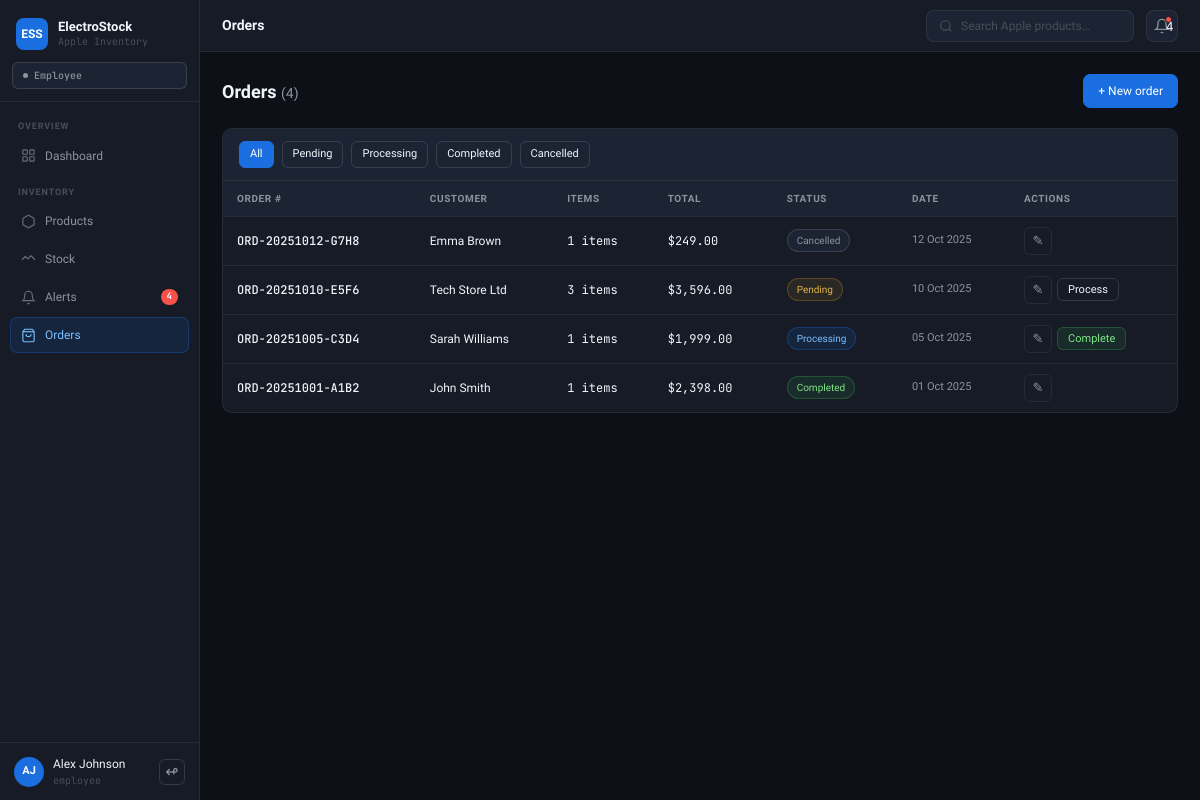
/.history/orders/index_20260507101733.php (signed in), run on the app's committed database.
### tables this page shows
CREATE TABLE orders (
  id           INT AUTO_INCREMENT PRIMARY KEY,
  order_number VARCHAR(20)  NOT NULL UNIQUE,
  customer     VARCHAR(120) NOT NULL,
  status       ENUM('pending','processing','completed','cancelled') NOT NULL DEFAULT 'pending',
  total        DECIMAL(10,2) NOT NULL DEFAULT 0.00,
  notes        TEXT,
  created_by   INT  NOT NULL,
  created_at   TIMESTAMP DEFAULT CURRENT_TIMESTAMP,
  updated_at   TIMESTAMP DEFAULT CURRENT_TIMESTAMP ON UPDATE CURRENT_TIMESTAMP,
  FOREIGN KEY (created_by) REFERENCES users(id) ON DELETE CASCADE
);

### .history/classes/Order_20260507200738.php (called while the page is built, shortened)
<?php
class Order {
    private mysqli $conn;
    public function __construct(mysqli $conn) {
        $this->conn = $conn;
    }
    public function getAll(?string $status = null): mysqli_result {
        $where = $status ? "WHERE o.status = '" . mysqli_real_escape_string($this->conn, $status) . "'" : '';
        return mysqli_query($this->conn,
            "SELECT o.*, u.full_name AS created_by_name,
                    (SELECT COUNT(*) FROM order_items WHERE order_id = o.id) AS item_count
             FROM orders o
             JOIN users u ON u.id = o.created_by
             $where
             ORDER BY o.created_at DESC");
    }
}

### auth/session.php (called while the page is built, shortened)
<?php
function h($s) { return htmlspecialchars((string)$s, ENT_QUOTES, 'UTF-8'); }

### .history/orders/index_20260507101733.php (the view, shortened to what this page needs)
<?php
require_once "../includes/header.php";
$orderObj = new Order($conn);
$status = $_GET["status"] ?? "";
$orders = $orderObj->getAll($status ?: null);
$n      = mysqli_num_rows($orders);
$sc     = ["pending"=>"b-amber","processing"=>"b-blue","completed"=>"b-green","cancelled"=>"b-gray"];
?>
<div class="page-hdr">
  <h1>Orders <span style="font-size:14px;color:var(--t2);font-weight:400">(<?= $n ?>)</span></h1>
  <a href="add.php" class="btn btn-primary">+ New order</a>
</div>
<div class="card">
  <div class="filter-bar">
    <?php foreach(["" =>"All","pending"=>"Pending","processing"=>"Processing","completed"=>"Completed","cancelled"=>"Cancelled"] as $k=>$v): ?>
    <a href="index.php<?= $k?"?status=$k":"" ?>" class="btn <?= $status===$k?"btn-primary":"btn-outline" ?> btn-sm"><?= $v ?></a>
    <?php endforeach; ?>
  </div>
  <table class="tbl">
    <thead><tr><th>Order #</th><th>Customer</th><th>Items</th><th>Total</th><th>Status</th><th>Date</th><th>Actions</th></tr></thead>
    <tbody>
    <?php $e=true; while($o=mysqli_fetch_assoc($orders)): $e=false; ?>
    <tr>
      <td class="fw mono"><?= h($o["order_number"]) ?></td>
      <td><?= h($o["customer"]) ?></td>
      <td class="mono"><?= $o["item_count"] ?> items</td>
      <td class="mono">$<?= number_format($o["total"],2) ?></td>
      <td><span class="badge <?= $sc[$o["status"]] ?>"><?= ucfirst($o["status"]) ?></span></td>
      <td class="muted" style="font-size:11px"><?= date("d M Y",strtotime($o["created_at"])) ?></td>
      <td><div style="display:flex;gap:5px;align-items:center">
        <a href="edit.php?id=<?= $o["id"] ?>" class="icon-btn" title="View/Edit">&#9998;</a>
        <?php if($o["status"]==="pending"): ?>
        <form method="POST" style="display:inline"><input type="hidden" name="order_id" value="<?= $o["id"] ?>"><input type="hidden" name="new_status" value="processing"><button class="btn btn-outline btn-sm">Process</button></form>
        <?php elseif($o["status"]==="processing"): ?>
        <form method="POST" style="display:inline"><button class="btn btn-success btn-sm" onclick="return confirm('Complete order? Stock will be deducted.')">Complete</button></form>
        <?php endif; ?>
      </div></td>
    </tr>
    <?php endwhile; if($e): ?><tr><td colspan="7" style="text-align:center;padding:30px;color:var(--t3)">No orders found.</td></tr><?php endif; ?>
    </tbody>
  </table>
</div>
<?php require_once "../includes/footer.php"; ?>

### assets/style.css (style rules this page uses)
:root { --bg:#0D1117;--bg2:#161B26;--bg3:#1C2333;--bg4:#232B3E; --b:rgba(255,255,255,.07);--b2:rgba(255,255,255,.13); --t1:#F0F6FC;--t2:#8B949E;--t3:#484F58; --blue:#1A6EE0;--bbg:rgba(26,110,224,.13);--bbd:rgba(26,110,224,.3); --green:#3FB950;--gbg:rgba(63,185,80,.1);--gbd:rgba(63,185,80,.28); --amber:#D29922;--abg:rgba(210,153,34,.1);--abd:rgba(210,153,34,.28); --red:#F85149;--rbg:rgba(248,81,73,.1);--rbd:rgba(248,81,73,.28); --sb:200px;--tb:52px;--r:10px;--rs:7px;--rl:14px; --font:'Sora',sans-serif;--mono:'JetBrains Mono',monospace; }
* { box-sizing:border-box;margin:0;padding:0 }
body { font-family:var(--font);background:var(--bg);color:var(--t1);font-size:13px;line-height:1.5 }
a { text-decoration:none;color:inherit }
.page-hdr { display:flex;align-items:center;gap:12px;margin-bottom:20px }
.page-hdr h1 { font-size:18px;font-weight:600;flex:1 }
.card { background:var(--bg2);border:1px solid var(--b);border-radius:var(--r);overflow:hidden;margin-bottom:16px }
.tbl { width:100%;border-collapse:collapse }
.tbl th { font-size:10px;font-weight:600;color:var(--t2);text-transform:uppercase;letter-spacing:.06em;padding:10px 14px;border-bottom:1px solid var(--b);text-align:left;white-space:nowrap;background:var(--bg3) }
.tbl td { padding:10px 14px;border-bottom:1px solid var(--b);font-size:12px;vertical-align:middle }
.tbl tbody tr:last-child td { border-bottom:none }
.fw { font-weight:500 }
.mono { font-family:var(--mono) }
.muted { color:var(--t2) }
.badge { display:inline-block;font-size:10px;font-weight:500;padding:3px 9px;border-radius:20px;border:1px solid;white-space:nowrap }
.b-green { background:var(--gbg);color:#7ee787;border-color:var(--gbd) }
.b-amber { background:var(--abg);color:#e3b341;border-color:var(--abd) }
.b-blue { background:var(--bbg);color:#79c0ff;border-color:var(--bbd) }
.b-gray { background:var(--bg3);color:var(--t2);border-color:var(--b2) }
.btn { display:inline-flex;align-items:center;justify-content:center;gap:7px;padding:7px 14px;border-radius:var(--rs);font-size:12px;font-weight:500;cursor:pointer;border:1px solid transparent;font-family:var(--font);transition:all .12s;white-space:nowrap;text-decoration:none }
.btn-primary { background:var(--blue);color:#fff;border-color:var(--blue) }
.btn-outline { background:transparent;color:var(--t1);border-color:var(--b2) }
.btn-success { background:var(--gbg);color:#7ee787;border-color:var(--gbd) }
.btn-sm { padding:4px 10px;font-size:11px;border-radius:6px }
.icon-btn { width:28px;height:28px;border-radius:6px;border:1px solid var(--b);background:transparent;display:inline-flex;align-items:center;justify-content:center;cursor:pointer;color:var(--t2);font-size:13px;text-decoration:none;transition:all .12s }
.filter-bar { display:flex;gap:8px;flex-wrap:wrap;align-items:center;padding:12px 16px;border-bottom:1px solid var(--b);background:var(--bg3) }

### data on the page
orders: order_number "ORD-20251012-G7H8", customer "Emma Brown", item_count "1", total "249.00", status "Cancelled", created_at "12 Oct 2025"
orders: order_number "ORD-20251010-E5F6", customer "Tech Store Ltd", item_count "3", total "3,596.00", status "Pending", created_at "10 Oct 2025"
orders: order_number "ORD-20251005-C3D4", customer "Sarah Williams", item_count "1", total "1,999.00", status "Processing", created_at "05 Oct 2025"
orders: order_number "ORD-20251001-A1B2", customer "John Smith", item_count "1", total "2,398.00", status "Completed", created_at "01 Oct 2025"

### other printed values
$ac "4"
initials() "AJ"
$_SESSION['name'] "Alex Johnson"
$_SESSION['role'] "employee"
$t "Orders"
$_ac "4"
$n "4"
$v "All"
$v "Pending"
$v "Processing"
$v "Completed"
$v "Cancelled"
